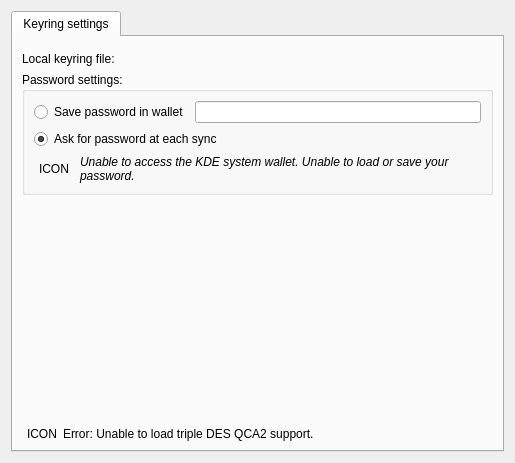
<ui version="4.0" >
 <class>KeyringWidget</class>
 <widget class="QWidget" name="KeyringWidget" >
  <property name="geometry" >
   <rect>
    <x>0</x>
    <y>0</y>
    <width>515</width>
    <height>463</height>
   </rect>
  </property>
  <layout class="QVBoxLayout" >
   <item>
    <widget class="QTabWidget" name="tabWidget" >
     <property name="sizePolicy" >
      <sizepolicy vsizetype="Expanding" hsizetype="Expanding" >
       <horstretch>0</horstretch>
       <verstretch>0</verstretch>
      </sizepolicy>
     </property>
     <property name="currentIndex" >
      <number>0</number>
     </property>
     <widget class="QWidget" name="tab" >
      <property name="geometry" >
       <rect>
        <x>0</x>
        <y>0</y>
        <width>495</width>
        <height>417</height>
       </rect>
      </property>
      <attribute name="title" >
       <string>Keyring settings</string>
      </attribute>
      <layout class="QVBoxLayout" name="verticalLayout_2" >
       <item>
        <widget class="KUrlRequester" name="fLocalDatabaseUrl" >
         <property name="toolTip" >
          <string>&lt;html>&lt;head>&lt;meta name="qrichtext" content="1" />&lt;style type="text/css">
p, li { white-space: pre-wrap; }
&lt;/style>&lt;/head>&lt;body style=" font-family:'Sans Serif'; font-size:9pt; font-weight:400; font-style:normal; text-decoration:none;">
&lt;p style=" margin-top:0px; margin-bottom:0px; margin-left:0px; margin-right:0px; -qt-block-indent:0; text-indent:0px;">Select the file that you want to sync your PDA's keyring items with.&lt;/p>&lt;/body>&lt;/html></string>
         </property>
         <property name="whatsThis" >
          <string>&lt;html>&lt;head>&lt;meta name="qrichtext" content="1" />&lt;style type="text/css">
p, li { white-space: pre-wrap; }
&lt;/style>&lt;/head>&lt;body style=" font-family:'Sans Serif'; font-size:9pt; font-weight:400; font-style:normal; text-decoration:none;">
&lt;p style=" margin-top:0px; margin-bottom:0px; margin-left:0px; margin-right:0px; -qt-block-indent:0; text-indent:0px;">Select the keyring file on the pc which you wish to sync with the keyring dabase on the handheld.&lt;/p>&lt;/body>&lt;/html></string>
         </property>
        </widget>
       </item>
       <item>
        <widget class="QLabel" name="label" >
         <property name="sizePolicy" >
          <sizepolicy vsizetype="Preferred" hsizetype="Preferred" >
           <horstretch>0</horstretch>
           <verstretch>0</verstretch>
          </sizepolicy>
         </property>
         <property name="text" >
          <string>Local keyring file:</string>
         </property>
        </widget>
       </item>
       <item>
        <widget class="QGroupBox" name="groupBox" >
         <property name="sizePolicy" >
          <sizepolicy vsizetype="Preferred" hsizetype="MinimumExpanding" >
           <horstretch>0</horstretch>
           <verstretch>0</verstretch>
          </sizepolicy>
         </property>
         <property name="title" >
          <string>Password settings:</string>
         </property>
         <layout class="QVBoxLayout" name="verticalLayout" >
          <item>
           <layout class="QHBoxLayout" >
            <property name="spacing" >
             <number>6</number>
            </property>
            <property name="margin" >
             <number>0</number>
            </property>
            <item>
             <widget class="QRadioButton" name="fSavePassButton" >
              <property name="text" >
               <string>Save password in wallet</string>
              </property>
             </widget>
            </item>
            <item>
             <widget class="QLineEdit" name="fPassEdit" >
              <property name="echoMode" >
               <enum>QLineEdit::Normal</enum>
              </property>
             </widget>
            </item>
           </layout>
          </item>
          <item>
           <widget class="QRadioButton" name="fAskPassButton" >
            <property name="text" >
             <string>Ask for password at each sync</string>
            </property>
            <property name="checked" >
             <bool>true</bool>
            </property>
           </widget>
          </item>
          <item>
           <layout class="QHBoxLayout" name="horizontalLayout" >
            <item>
             <widget class="QLabel" name="fWalletErrorIcon" >
              <property name="text" >
               <string>ICON</string>
              </property>
              <property name="margin" >
               <number>5</number>
              </property>
              <property name="indent" >
               <number>5</number>
              </property>
             </widget>
            </item>
            <item>
             <widget class="QLabel" name="fWalletErrorMessage" >
              <property name="enabled" >
               <bool>true</bool>
              </property>
              <property name="sizePolicy" >
               <sizepolicy vsizetype="Preferred" hsizetype="Expanding" >
                <horstretch>0</horstretch>
                <verstretch>0</verstretch>
               </sizepolicy>
              </property>
              <property name="font" >
               <font>
                <pointsize>9</pointsize>
                <italic>true</italic>
               </font>
              </property>
              <property name="text" >
               <string>Unable to access the KDE system wallet. Unable to load or save your password.</string>
              </property>
              <property name="scaledContents" >
               <bool>false</bool>
              </property>
              <property name="wordWrap" >
               <bool>true</bool>
              </property>
              <property name="indent" >
               <number>5</number>
              </property>
             </widget>
            </item>
           </layout>
          </item>
         </layout>
        </widget>
       </item>
       <item>
        <spacer>
         <property name="orientation" >
          <enum>Qt::Vertical</enum>
         </property>
         <property name="sizeHint" stdset="0" >
          <size>
           <width>327</width>
           <height>51</height>
          </size>
         </property>
        </spacer>
       </item>
       <item>
        <layout class="QHBoxLayout" name="horizontalLayout_2" >
         <item>
          <widget class="QLabel" name="fQCAErrorIcon" >
           <property name="text" >
            <string>ICON</string>
           </property>
           <property name="margin" >
            <number>5</number>
           </property>
           <property name="indent" >
            <number>5</number>
           </property>
          </widget>
         </item>
         <item>
          <widget class="QLabel" name="fQCAErrorMessage" >
           <property name="sizePolicy" >
            <sizepolicy vsizetype="Preferred" hsizetype="Expanding" >
             <horstretch>0</horstretch>
             <verstretch>0</verstretch>
            </sizepolicy>
           </property>
           <property name="text" >
            <string>Error: Unable to load triple DES QCA2 support.</string>
           </property>
           <property name="wordWrap" >
            <bool>true</bool>
           </property>
          </widget>
         </item>
        </layout>
       </item>
      </layout>
     </widget>
    </widget>
   </item>
  </layout>
 </widget>
 <customwidgets>
  <customwidget>
   <class>KUrlRequester</class>
   <extends>QFrame</extends>
   <header>kurlrequester.h</header>
   <container>1</container>
  </customwidget>
 </customwidgets>
 <resources/>
 <connections>
  <connection>
   <sender>fSavePassButton</sender>
   <signal>toggled(bool)</signal>
   <receiver>fPassEdit</receiver>
   <slot>setEnabled(bool)</slot>
   <hints>
    <hint type="sourcelabel" >
     <x>85</x>
     <y>115</y>
    </hint>
    <hint type="destinationlabel" >
     <x>246</x>
     <y>117</y>
    </hint>
   </hints>
  </connection>
 </connections>
</ui>
